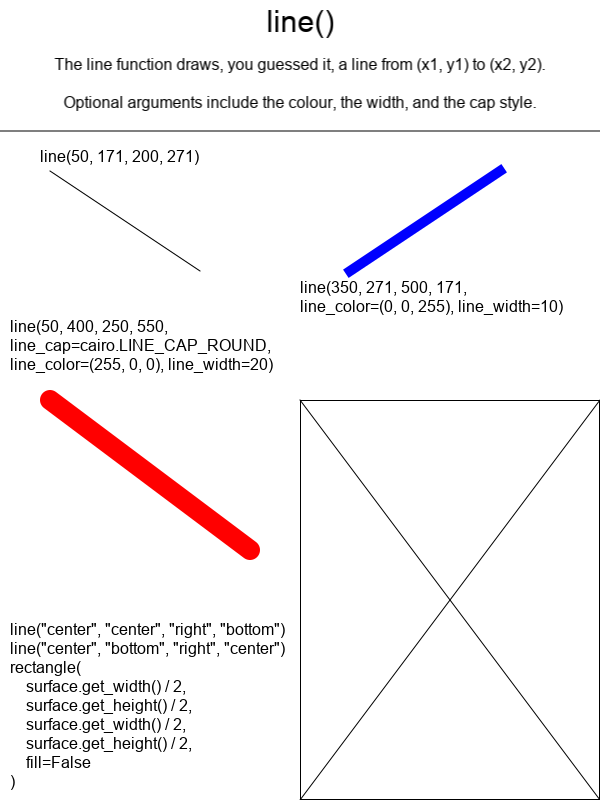

The script that drew this image:
#!/usr/bin/env python3
"""Examples of various ways to draw a line."""
import cairo

from SimpleSurface import SimpleSurface

# Create the SimpleSurface object and set the background to white
surface = SimpleSurface(600, 800)
surface.set_background()

font = "examples/fonts/arial.ttf"
font_size = 16

# Write a title
title_width, title_height = surface.write(
    "line()", "center", "top", font=font, font_size=30, padding={"top": 10}
)

# Describe the ellipse function at the top
y = title_height + 10
_, text_height = surface.write(
    (
        "The line function draws, you guessed it, a line from (x1, y1) to "
        "(x2, y2).\n\n"
        "Optional arguments include the colour, the width, and the cap style."
    ),
    "center",
    y,
    font,
    font_size=font_size,
    alignment="center",
    padding={"top": 10, "left": 10, "right": 10},
)
y += text_height + 10
surface.line("left", y + 10, "right", y + 10)

# Draw a black line from (50, 250) to (200, 50)
y += 50
surface.line(50, y, 200, y + 100)
surface.write(
    f"line(50, {y}, 200, {y + 100})",
    40,
    y - (font_size + 5),
    font=font,
    font_size=font_size,
)

# Draw a blue line 10 pixels thick from (350, 350) to (500, 100)
surface.line(350, y + 100, 500, y, line_color=(0, 0, 255), line_width=10)
surface.write(
    f"line(350, {y + 100}, 500, {y},\nline_color=(0, 0, 255), line_width=10)",
    300,
    y + 110,
    font=font,
    font_size=font_size,
)

# Draw a red line 20 pixels thick from (50, 500) to (250, 700) with a
# rounded line cap.
surface.line(
    50,
    400,
    250,
    550,
    line_cap=cairo.LINE_CAP_ROUND,
    line_color=(255, 0, 0),
    line_width=20,
)
surface.write(
    (
        "line(50, 400, 250, 550, line_cap=cairo.LINE_CAP_ROUND, "
        "line_color=(255, 0, 0), line_width=20)"
    ),
    10,
    320,
    font=font,
    font_size=font_size,
    max_width=surface.get_width() / 2,
)

# Draw an X in the bottom-right quadrant
surface.line("center", "center", "right", "bottom")
surface.line("center", "bottom", "right", "center")
surface.rectangle(
    surface.get_width() / 2,
    surface.get_height() / 2,
    surface.get_width() / 2,
    surface.get_height() / 2,
    fill=False,
)
surface.write(
    (
        'line("center", "center", "right", "bottom")\n'
        'line("center", "bottom", "right", "center")\n'
        "rectangle(\n\tsurface.get_width() / 2,\n\tsurface.get_height() / 2,"
        "\n\tsurface.get_width() / 2,\n\tsurface.get_height() / 2,\n\tfill=False\n)"
    ),
    "left",
    "bottom",
    font=font,
    # font_size=font_size-2,
    max_width=surface.get_width() / 2,
    max_height=surface.get_height() / 4,
    padding={"bottom": 10, "left": 10},
)

# Write our drawing to a PNG file
surface.write_to_png("line.png")
